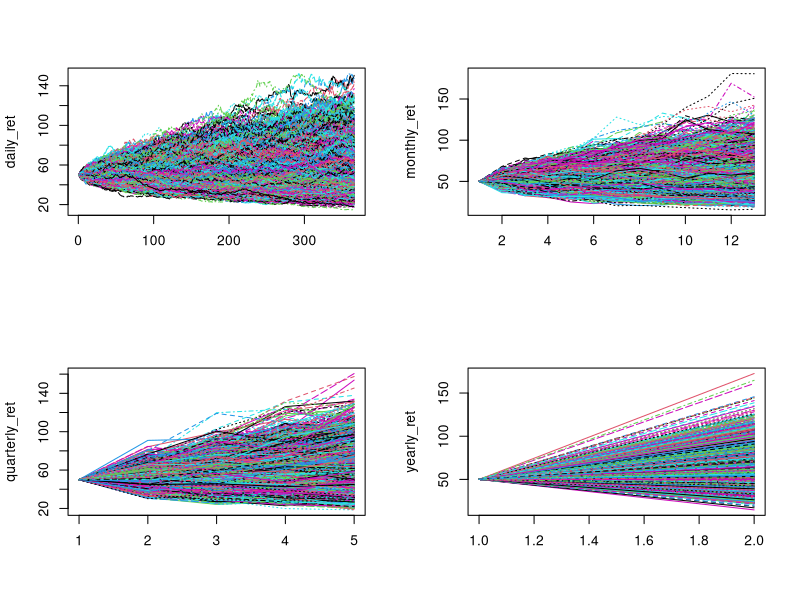
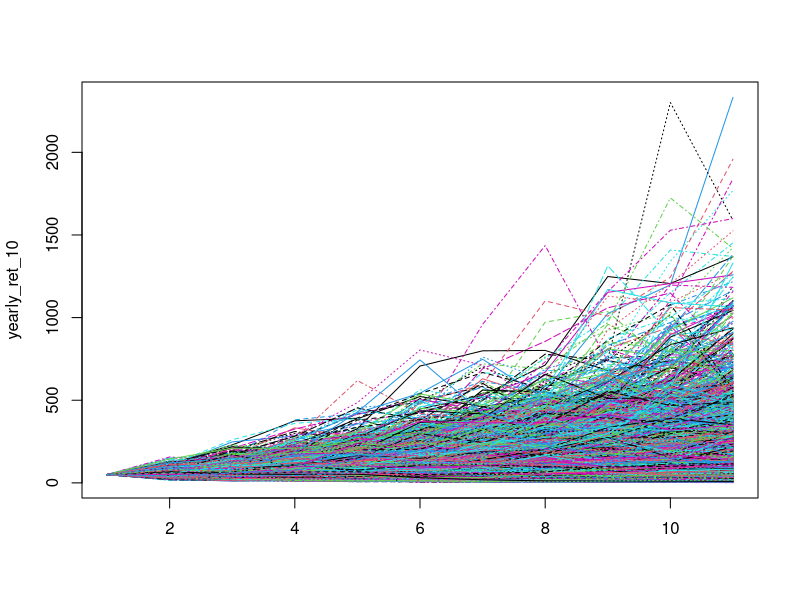

R code for these plots, in order:

rm(list = ls())

asset_paths <- function(s0, mu, sigma, nsims, periods = c(0, 1)) {
  
  s0 <- as.vector(s0)
  nsteps <- length(periods)
  dt <- c(periods[1], diff(periods))
  
  drift <- mu - 0.5 * sigma^2
  
  if(nsteps == 1) {
    s0 * exp(drift * dt + sigma * sqrt(dt) * rnorm(nsims))
  } else {
    temp <- matrix(exp(drift * dt + sigma * sqrt(dt) * rnorm(nsteps * nsims)), nc=nsims)
    for(i in 2:nsteps) {
      temp[i,] <- temp[i,] * temp[(i-1),]
    } 
    s0 * temp
  }
}

daily_ret <- asset_paths(s0 = 50, mu = 0.1, sigma = 0.3, nsims = 10000, periods = seq(from = 0, to = 1, by = 1/365))
monthly_ret <- asset_paths(s0 = 50, mu = 0.1, sigma = 0.3, nsims = 10000, periods = seq(from = 0, to = 1, by = 1/12))
quarterly_ret <- asset_paths(s0 = 50, mu = 0.1, sigma = 0.3, nsims = 10000, periods = seq(from = 0, to = 1, by = 1/4))
yearly_ret <- asset_paths(s0 = 50, mu = 0.1, sigma = 0.3, nsims = 10000, periods = seq(from = 0, to = 1, by = 1))

dev.off()
par(mfrow = c(2,2))
matplot(daily_ret, type = "l")
matplot(monthly_ret, type = "l")
matplot(quarterly_ret, type = "l")
matplot(yearly_ret, type = "l")

mean(daily_ret[366,])
mean(monthly_ret[13,])
mean(quarterly_ret[5,])
mean(yearly_ret[2,])

sd(daily_ret[366,])
sd(monthly_ret[13,])
sd(quarterly_ret[5,])
sd(yearly_ret[2,])

dev.off()
yearly_ret_10 <- asset_paths(s0 = 50, mu = 0.1, sigma = 0.3, nsims = 10000, periods = seq(from = 0, to = 10, by = 1))
matplot(yearly_ret_10, type = "l")
mean(yearly_ret_10[11,])
max(yearly_ret_10[11,])
min(yearly_ret_10[11,])





library(MASS)
sigma <- c(0.11,0.16)
rho <- 0.63
cov.matrix <- sigma%*%t(sigma) * matrix(c(1,rho,rho,1),2,2)
mvrnorm(20, rep(0, 2), cov.matrix)


